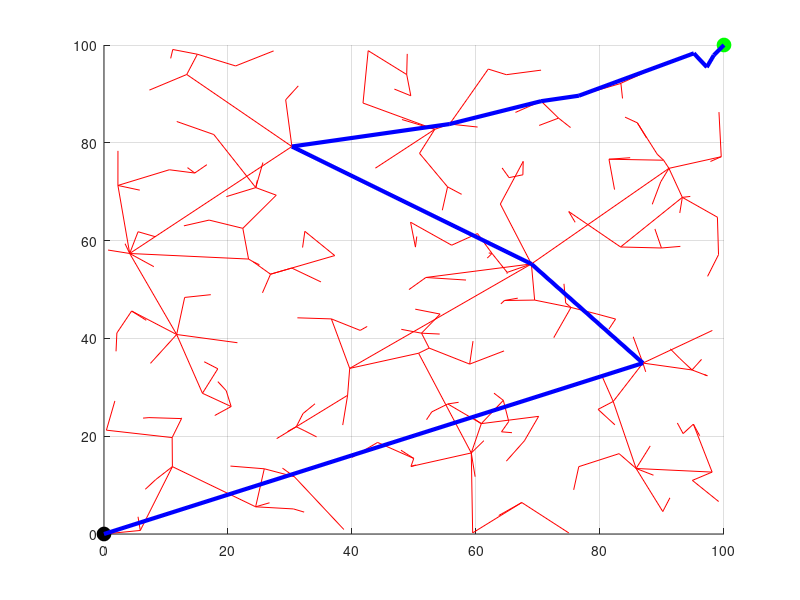

Recreate this plot in MATLAB.
% % An example of rapidly-exploring random trees and path planning in 2-D
% % Ref: "Rapidly-Exploring Random Trees: A New Tool for Path Planning",
% % Steven M. LaValle, 1998
%~~~~
% Code can also be converted to function with input format
% [tree, path] = RRT(K, xMin, xMax, yMin, yMax, xInit, yInit, xGoal, yGoal, thresh)
% K is the number of iterations desired.
% xMin and xMax are the minimum and maximum values of x
% yMin and yMax are the minimum and maximum values of y
% xInit and yInit is the starting point of the algorithm
% xGoal and yGoal are the desired endpoints
% thresh is the allowed threshold distance between a random point the the
% goal point.
% Output is the tree structure containing X and Y vertices and the path
% found obtained from Init to Goal
%~~~~ 
% Written by: Omkar Halbe, Technical University of Munich, 31.10.2015
%~~~~ 
%% original file 

clear all; close all;

K=2000;
xMin=0; xMax=100;
yMin=0; yMax=100;

xInit=0; yInit=0; %initial point for planner
xGoal=100; yGoal=100; %goal for planner
thresh=5;           %acceptable threshold for solution


tree.vertex(1).x = xInit;
tree.vertex(1).y = yInit;
tree.vertex(1).xPrev = xInit;
tree.vertex(1).yPrev = yInit;
tree.vertex(1).dist=0;
tree.vertex(1).ind = 1; tree.vertex(1).indPrev = 0;

xArray=xInit; yArray = yInit;

figure(1); hold on; grid on;
plot(xInit, yInit, 'ko', 'MarkerSize',10, 'MarkerFaceColor','k');
plot(xGoal, yGoal, 'go', 'MarkerSize',10, 'MarkerFaceColor','g');

for iter = 2:K
    xRand = (xMax-xMin)*rand;
    yRand = (yMax-yMin)*rand;
    dist = Inf*ones(1,length(tree.vertex));
    for j = 1:length(tree.vertex)
        dist(j) = sqrt( (xRand-tree.vertex(j).x)^2 + (yRand-tree.vertex(j).y)^2 );
    end
    [val, ind] = min(dist);
       
    tree.vertex(iter).x = xRand; tree.vertex(iter).y = yRand;
    tree.vertex(iter).dist = val;
    tree.vertex(iter).xPrev = tree.vertex(ind).x;
    tree.vertex(iter).yPrev = tree.vertex(ind).y;
    tree.vertex(iter).ind = iter; tree.vertex(iter).indPrev = ind;
    
    if sqrt( (xRand-xGoal)^2 + (yRand-yGoal)^2 ) <= thresh
        plot([tree.vertex(iter).x; tree.vertex(ind).x],[tree.vertex(iter).y; tree.vertex(ind).y], 'r');
        break
    end
    
    plot([tree.vertex(iter).x; tree.vertex(ind).x],[tree.vertex(iter).y; tree.vertex(ind).y], 'r');
    pause(0);
end

if iter < K
    path.pos(1).x = xGoal; path.pos(1).y = yGoal;
    path.pos(2).x = tree.vertex(end).x; path.pos(2).y = tree.vertex(end).y;
    pathIndex = tree.vertex(end).indPrev;

    j=0;
    while 1
        path.pos(j+3).x = tree.vertex(pathIndex).x;
        path.pos(j+3).y = tree.vertex(pathIndex).y;
        pathIndex = tree.vertex(pathIndex).indPrev;
        if pathIndex == 1
            break
        end
        j=j+1;
    end

    path.pos(end+1).x = xInit; path.pos(end).y = yInit;

    for j = 2:length(path.pos)
        plot([path.pos(j).x; path.pos(j-1).x;], [path.pos(j).y; path.pos(j-1).y], 'b', 'Linewidth', 3);
    %     plot([tree.vertex(i).x; tree.vertex(ind).x],[tree.vertex(i).y; tree.vertex(ind).y], 'r');
    %     pause(0);
    end
else
    disp('No path found. Increase number of iterations and retry.');
end
